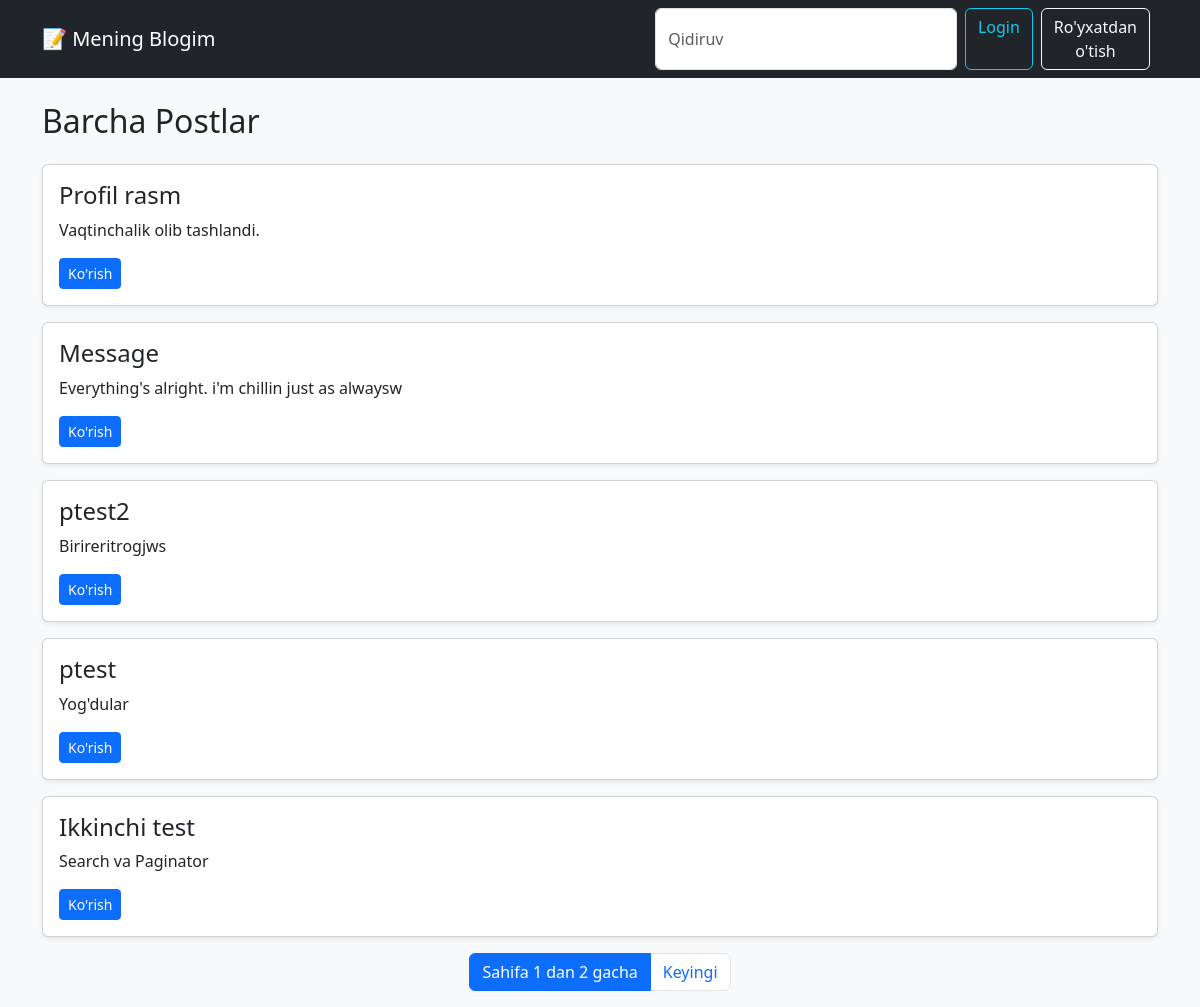
Before: / with the older database file.
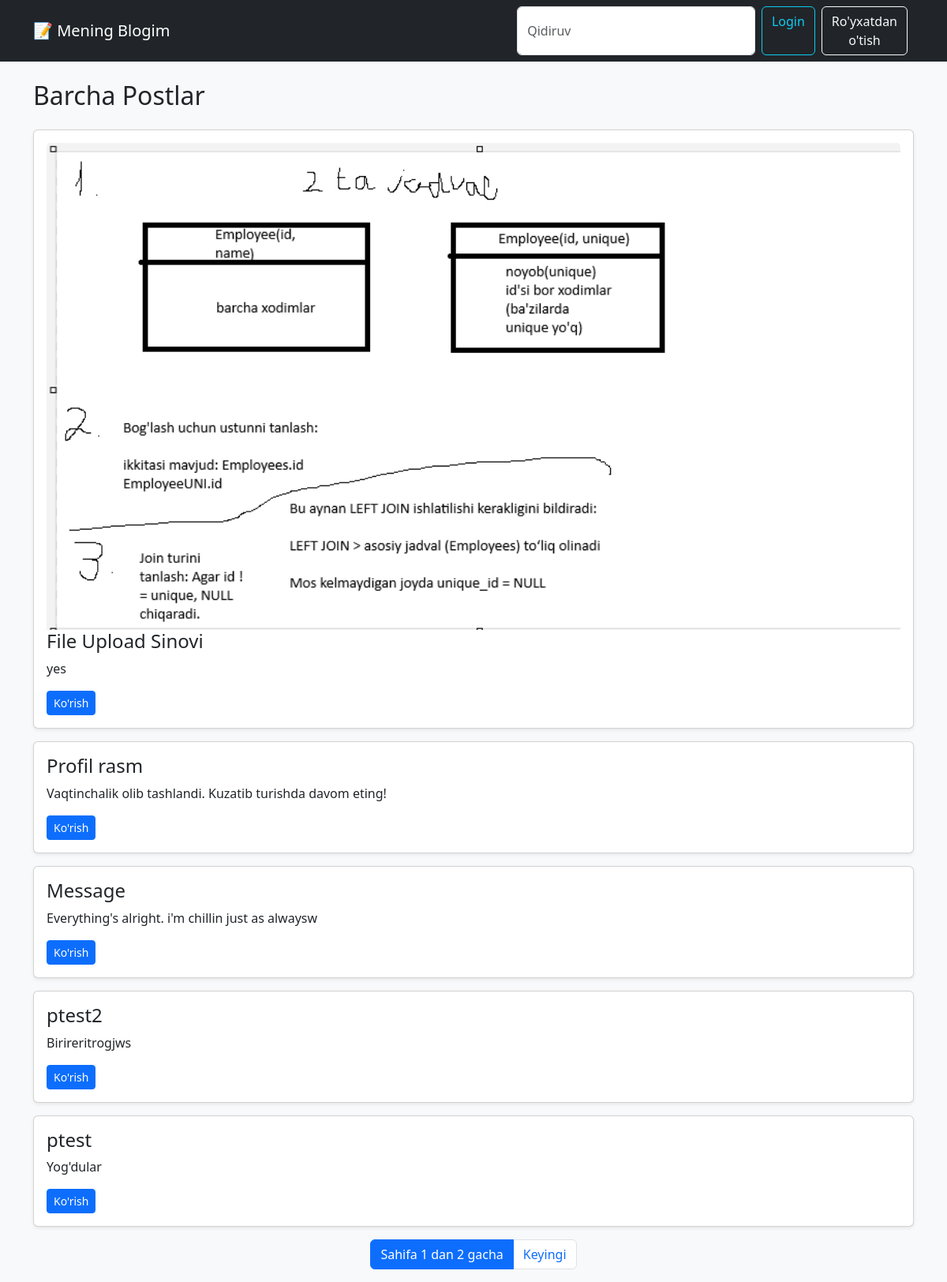
After: the same page with the newer database file.
### posting/models.py (models this page shows, shortened)
class Post(models.Model):
    title = models.CharField(max_length=255)
    content = models.TextField()
    image = models.ImageField(upload_to='posts/', null=True, blank=True)
    created_at = models.DateTimeField(auto_now_add=True)
    updated_at = models.DateTimeField(auto_now=True)

### posting/views.py (the view)
# urls.py: path('', views.post_list, name='post_list'),
def post_list(request):
    query = request.GET.get('q')
    posts = Post.objects.all().order_by('-created_at')
    if query:
        posts = posts.filter(
            Q(title__icontains=query) |
            Q(content__icontains=query)
        )
    paginator = Paginator(posts, 5)
    page_number = request.GET.get('page')
    page_obj = paginator.get_page(page_number)
    return render(request, 'list.html', {
        'page_obj': page_obj,
        'query': query
    })

### templates/list.html (shortened to what this page needs)
{% extends 'base.html' %}
{% block content %}
<h2 class="mb-4">Barcha Postlar</h2>
{% for post in page_obj %}
<div class="card mb-3 shadow-sm">
    <div class="card-body">
        {% if post.image %}
<img src="{{ post.image.url }}" class="card-img-top">
        {% endif %}
        <h4>{{ post.title }}</h4>
        <p>{{ post.content|truncatewords:20 }}</p>
        <a href="{% url 'post_detail' post.pk %}" class="btn btn-primary btn-sm">
            Ko'rish
        </a>
    </div>
</div>
{% endfor %}
    <nav>
<ul class="pagination justify-content-center">
<li class="page-item active">
<span class="page-link">
Sahifa {{ page_obj.number }}
dan {{ page_obj.paginator.num_pages }} gacha
</span>
</li>
{% if page_obj.has_next %}
<li class="page-item">
<a class="page-link"
href="?page={{ page_obj.next_page_number }}&q={{ request.GET.q }}">
Keyingi
</a>
</li>
{% endif %}
</ul>
</nav>
{% endblock %}

### templates/base.html (shortened to what this page needs)
<!DOCTYPE html>
<html lang="uz">
<head>
    <link href="https://cdn.jsdelivr.net/npm/bootstrap@5.3.3/dist/css/bootstrap.min.css" rel="stylesheet">
</head>
<body class="bg-light">
<nav class="navbar navbar-dark bg-dark">
    <div class="container">
        <a class="navbar-brand" href="{% url 'post_list' %}">
            📝 Mening Blogim
        </a>
        <form method="get" action="{% url 'post_list' %}" class="d-flex ms-auto me-2">
<input
class="form-control me-2"
type="search"
name="q"
placeholder="Qidiruv"
value="{{ request.GET.q }}"
>
            {% if user.is_authenticated %}
<a href="{% url 'logout' %}" class="btn btn-secondary">
Chiqish
</a>
            {% else %}
<a href="{% url 'login' %}" class="btn btn-outline-info">
    Login
</a>
<a href="{% url 'register' %}" class="btn btn-outline-light ms-2">
    Ro'yxatdan o'tish
</a>
{% endif %}
</form>
    </div>
</nav>
<div class="container mt-4">
    {% block content %}
    {% endblock %}
</div>
</body>
</html>

Changed rows visible on the page:
no longer on this page (row unchanged): Post: title "Ikkinchi test", content "Search va Paginator"
added Post: image (picture), title "File Upload Sinovi", content "yes"
changed Post "Profil rasm": content "Vaqtinchalik olib tashlandi." → "Vaqtinchalik olib tashlandi. Kuzatib turishda davom eting!"
